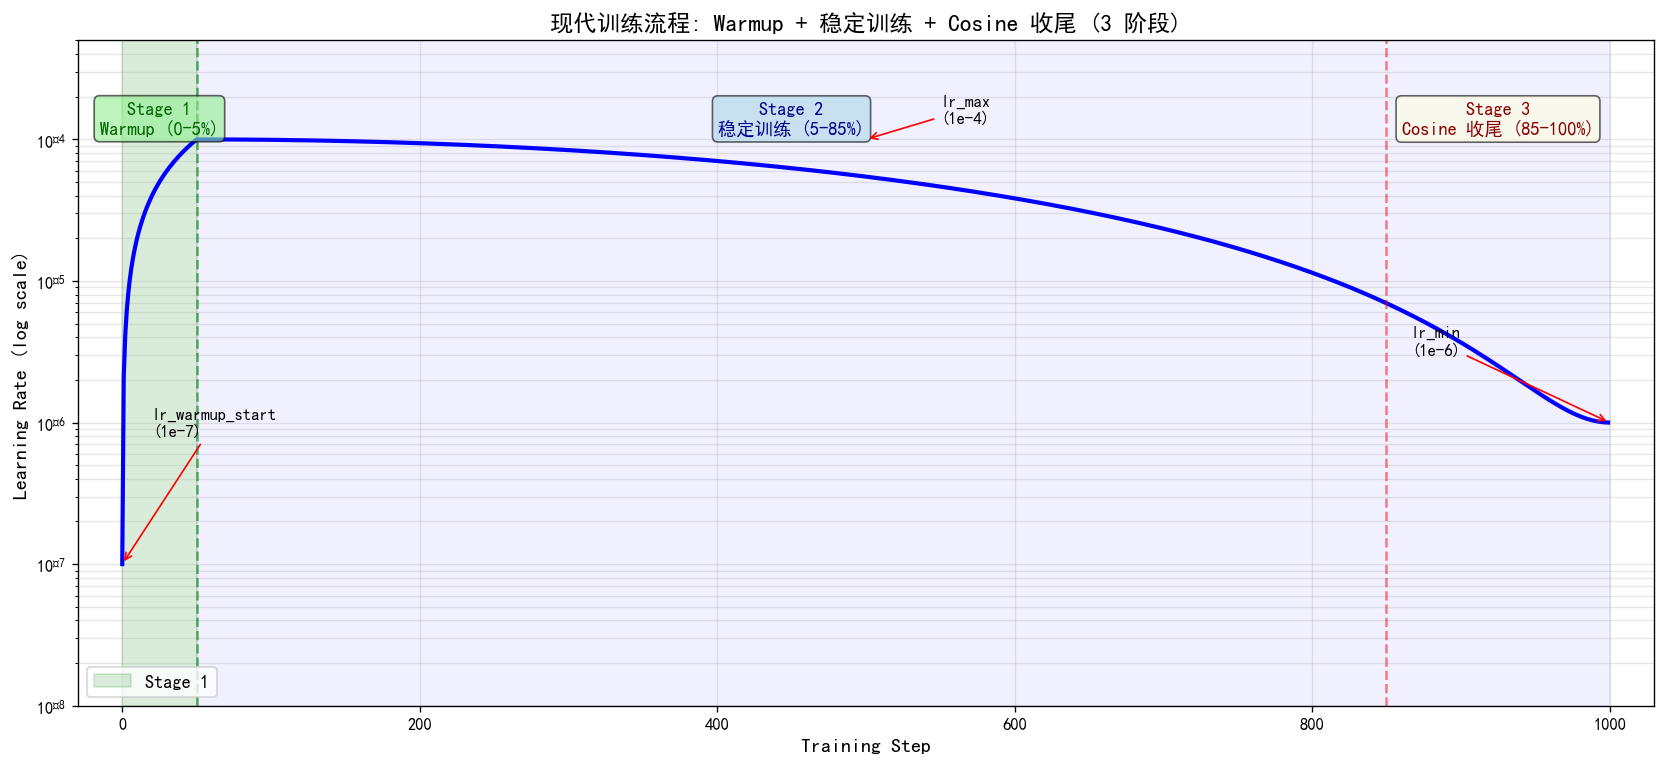

Reproduce this figure in Python.
"""
3-5-warmup-cosine-3stage.py
Visualize the modern 3-stage training schedule:
  Stage 1: Warmup (0-5% of training)
  Stage 2: Stable training at lr_max
  Stage 3: Cosine decay to lr_min

Output: assets/figures/3-5-warmup-cosine-3stage.png
"""
import numpy as np
import matplotlib.pyplot as plt
import os

os.makedirs("assets/figures", exist_ok=True)

# Parameters
total_steps = 1000
warmup_ratio = 0.05
warmup_steps = int(total_steps * warmup_ratio)
cosine_steps = total_steps - warmup_steps

lr_max = 1e-4
lr_min = 1e-6
lr_warmup_start = 1e-7  # Start from very small


def warmup_cosine_schedule(step, warmup_steps, total_steps, lr_max, lr_min, lr_start):
    if step < warmup_steps:
        # Linear warmup
        return lr_start + (lr_max - lr_start) * (step / warmup_steps)
    else:
        # Cosine decay
        progress = (step - warmup_steps) / (total_steps - warmup_steps)
        return lr_min + 0.5 * (lr_max - lr_min) * (1 + np.cos(np.pi * progress))


steps = np.arange(0, total_steps)
lrs = np.array([warmup_cosine_schedule(s, warmup_steps, total_steps, lr_max, lr_min, lr_warmup_start) for s in steps])

fig, ax = plt.subplots(figsize=(14, 6.5))

# Draw the schedule
ax.plot(steps, lrs, "b-", linewidth=2.5)

# Shade the 3 phases
ax.axvspan(0, warmup_steps, alpha=0.15, color="green", label="Stage 1")
ax.axvspan(warmup_steps, total_steps, alpha=0.06, color="blue")

# Phase dividers
ax.axvline(x=warmup_steps, color="green", linestyle="--", alpha=0.6)
ax.text(warmup_steps / 2, 1.4e-4, "Stage 1\nWarmup (0-5%)", ha="center", va="center", fontsize=11,
        color="darkgreen", fontweight="bold",
        bbox=dict(boxstyle="round,pad=0.3", facecolor="lightgreen", alpha=0.6))

# Stage 2 / Stage 3 boundary at ~85% (cosine starts kicking in)
stage2_to_3 = int(total_steps * 0.85)
ax.axvline(x=stage2_to_3, color="red", linestyle="--", alpha=0.5)
ax.text((warmup_steps + stage2_to_3) / 2, 1.4e-4, "Stage 2\n稳定训练 (5-85%)", ha="center", va="center",
        fontsize=11, color="darkblue", fontweight="bold",
        bbox=dict(boxstyle="round,pad=0.3", facecolor="lightblue", alpha=0.6))
ax.text((stage2_to_3 + total_steps) / 2, 1.4e-4, "Stage 3\nCosine 收尾 (85-100%)", ha="center", va="center",
        fontsize=11, color="darkred", fontweight="bold",
        bbox=dict(boxstyle="round,pad=0.3", facecolor="lightyellow", alpha=0.6))

# Annotate key points
ax.annotate("lr_max\n(1e-4)", xy=(total_steps / 2, lr_max), xytext=(total_steps / 2 + 50, lr_max * 1.3),
            fontsize=10, ha="left",
            arrowprops=dict(arrowstyle="->", color="red"))
ax.annotate("lr_min\n(1e-6)", xy=(total_steps, lr_min), xytext=(total_steps - 100, lr_min * 3),
            fontsize=10, ha="right",
            arrowprops=dict(arrowstyle="->", color="red"))
ax.annotate("lr_warmup_start\n(1e-7)", xy=(0, lr_warmup_start), xytext=(20, lr_warmup_start * 8),
            fontsize=10, ha="left",
            arrowprops=dict(arrowstyle="->", color="red"))

# Use log y-scale to see the warmup clearly
ax.set_yscale("log")
ax.set_xlabel("Training Step", fontsize=12)
ax.set_ylabel("Learning Rate (log scale)", fontsize=12)
ax.set_title("现代训练流程: Warmup + 稳定训练 + Cosine 收尾 (3 阶段)",
             fontsize=14, fontweight="bold")
ax.grid(True, alpha=0.3, which="both")
ax.set_ylim(1e-8, 5e-4)
ax.set_xlim(-30, total_steps + 30)
ax.legend(loc="lower left", fontsize=11)

plt.tight_layout()
plt.savefig("assets/figures/3-5-warmup-cosine-3stage.png", dpi=120, bbox_inches="tight")
print("Saved: assets/figures/3-5-warmup-cosine-3stage.png")
